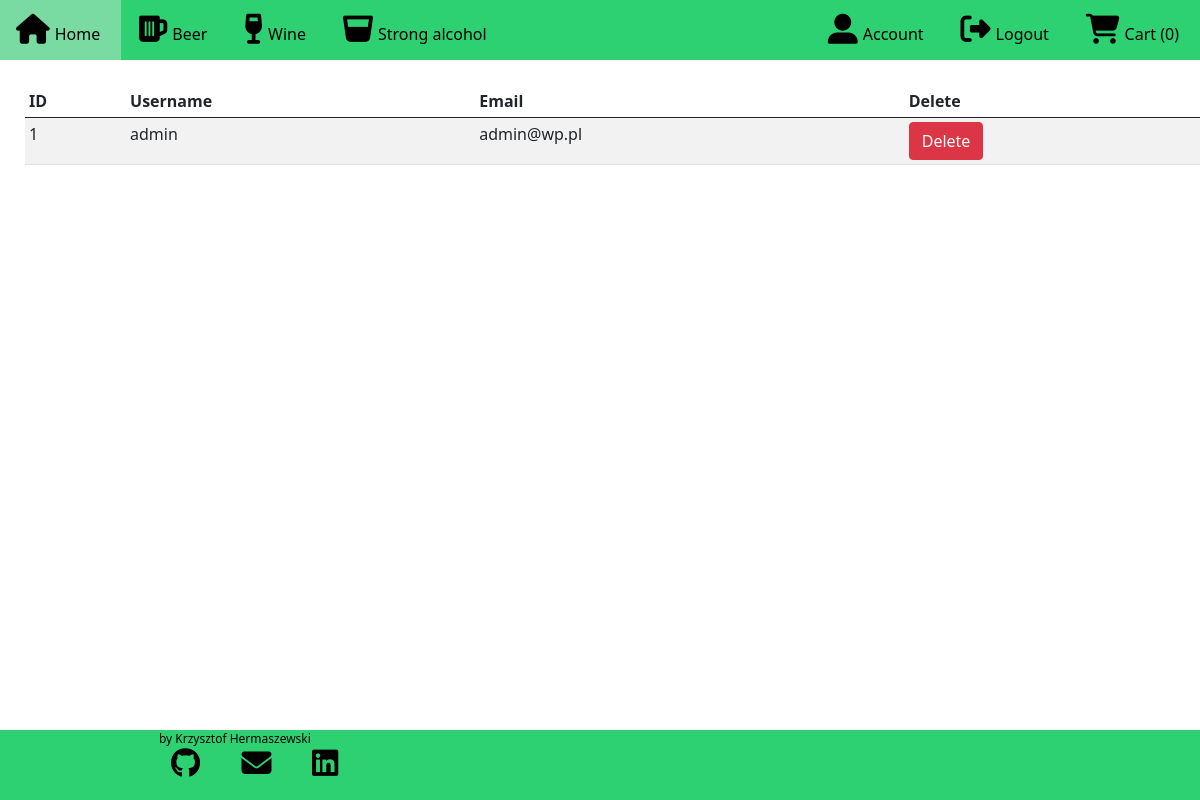
The page /admin/users/ (signed in) on the database as committed earlier.
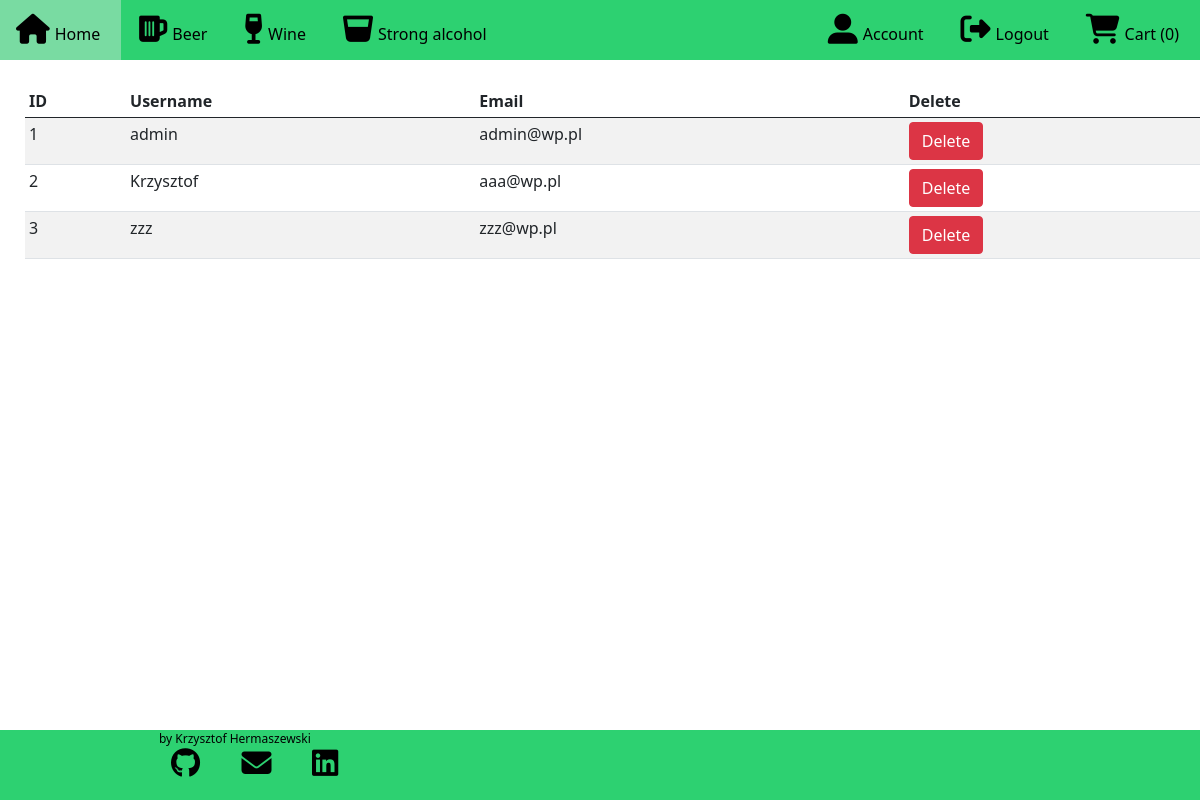
The same page on the database as committed later.
### alco_taxi/models.py (models this page shows, shortened)
class User(db.Model, UserMixin):
    id = db.Column(db.Integer, primary_key=True)
    username = db.Column(db.String(20), unique=True, nullable=False)
    email = db.Column(db.String(100), unique=True, nullable=False)
    password = db.Column(db.String(60), nullable=False)

### alco_taxi/routes.py (the view)
@app.route('/admin/users/', methods=['GET', 'POST'])
def admin_users():
    if current_user.is_authenticated and current_user.username == 'admin':
        users = User.query.all()
        return render_template("admin_users.html", users=users)
    else:
        flash(f"You don't have access to this section",'danger')
        return render_template("home.html")

### alco_taxi/models.py (called while the page is built)
@login_manager.user_loader
def load_user(user_id):
    return User.query.get(int(user_id))

### alco_taxi/routes.py (called while the page is built)
@app.context_processor
def context_processor():
    products = Product.query.all()
    return dict(products=products)

### alco_taxi/templates/admin_users.html (shortened to what this page needs)
{% extends "base.html" %}
{% block content %}
<div class="conteiner">
    <table class="table table-striped table-sm">
    <thead>
        <th>ID</th>
        <th>Username</th>
        <th>Email</th>
        <th>Delete</th>
    </thead>
    <tbody>
        {% for user in users %}
        <tr>
            <td>{{ loop.index }}</td>
            <td>{{ user.username }}</td>
            <td>{{ user.email }}</td>
            <td><a href="{{url_for('admin_delete_users', id=user.id)}}" class="btn btn-danger">Delete</a></td>
         </tr>
         {% endfor %}
{% endblock content %}

### alco_taxi/templates/base.html (shortened to what this page needs)
<!DOCTYPE html>
<html>
<head>
    <link href="https://cdn.jsdelivr.net/npm/bootstrap@5.0.1/dist/css/bootstrap.min.css" rel="stylesheet">
    <link rel="stylesheet" href="{{ url_for('static', filename='style.css') }}">
</head>
<body>
    <ul>
        <li><a href="{{ url_for('home') }}"><i class="fas fa-home"></i><span>Home</span></a></li>
        <li><a href="{{ url_for('beer') }}"><i class="fas fa-beer"></i><span>Beer</span></a></li>
        <li><a href="{{ url_for('wine') }}"><i class="fas fa-wine-glass"></i><span>Wine</span></a></li>
        <li><a href="{{ url_for('strong') }}"><i class="fas fa-glass-whiskey"></i><span>Strong alcohol</span></a></li>
        <li style="float:right"><a href="{{ url_for('cart') }}"><i class="fas fa-shopping-cart"></i><span>Cart ({{ session['cart']|length }})</span></a></li>
        {% if current_user.is_authenticated %}
        <li style="float:right"><a href="{{ url_for('logout') }}"><i class="fas fa-sign-out-alt"></i><span>Logout</span></a></li>
        <li style="float:right"><a href="{{ url_for('account_menu') }}"><i class="fas fa-user-alt"></i><span>Account</span></a></li>
        {% else %}
        <li style="float:right"><a href="{{ url_for('login') }}"><i class="fas fa-user-circle"></i></i><span>Login</span></a></li>
        <li style="float:right"><a href="{{ url_for('register') }}"><i class="fas fa-edit"></i><span>Register</span></a></li>
        {% endif %}
      </ul>
    {% block content %}
    {% endblock %}
    {% block footer %}
    <div class="footer">
      <div class="f1">by Krzysztof Hermaszewski
        <div class="row">
          <div class="column">
            <a href="https://github.com/Kristof-nl">
              <i class="fab fa-github"></i>
            </a>
          </div>
          <div class="column">
            <a href = "mailto: hermaszewski.krzysztof@gmail.com">
              <i class="fas fa-envelope"></i>
            </a>
          </div>
          <div class="column">
            <a href="https://www.linkedin.com/in/krzysztof-hermaszewski-a6580b210/">
            <i class="fab fa-linkedin"></i>
            </a>
          </div>
        </div>
      </div>
    </div>
    {% endblock %}
</body>
</html>

### alco_taxi/static/style.css (style rules this page uses)
ul { list-style-type: none; margin: 0; padding: 0; overflow: hidden; background-color: rgb(45, 209, 113); }
li { float: left; }
li a { display: block; color: rgb(0, 0, 0); text-align: center; padding: 14px 16px; text-decoration: none; }
.footer { position:fixed; left: 0; bottom: 0; width: 100%; height: 70px; background-color: rgb(45, 209, 113) ; color: black; text-align: center; }
.f1, .f2, .f3 { -moz-box-sizing: border-box; box-sizing: border-box; display: inline-block; text-align: right; font-size: 12px; padding: 0 6%; min-width: 300px; width: 33%; }
.f1 { text-align: left; margin-bottom: 5px; }
.column { float: left; width: 33.33%; }
.row { margin-top: 5px; }
.fab { color: black; text-align:center; font-size: 30px; }
.fas { color: black; text-align:center; font-size: 30px; }
span { margin: 5px; }
table { margin: 25px; }
body { overflow-x: hidden; }
.footer { padding: 0 8%; font-size: x-small; color: black }
.footer a { color: rgb(252, 103, 49) }
.footer .row { margin: 0 }

Rows that differ between the two databases and show on the page:
added User: username "Krzysztof", email "aaa@wp.pl"
added User: username "zzz", email "zzz@wp.pl"
